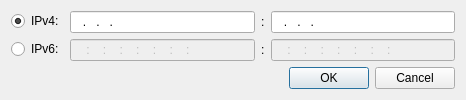
<?xml version="1.0" encoding="UTF-8"?>
<ui version="4.0">
 <class>BanPeersDialog</class>
 <widget class="QDialog" name="BanPeersDialog">
  <property name="geometry">
   <rect>
    <x>0</x>
    <y>0</y>
    <width>466</width>
    <height>96</height>
   </rect>
  </property>
  <property name="windowTitle">
   <string>Ban peers</string>
  </property>
  <layout class="QVBoxLayout" name="verticalLayout">
   <item>
    <layout class="QFormLayout" name="formLayout">
     <property name="fieldGrowthPolicy">
      <enum>QFormLayout::AllNonFixedFieldsGrow</enum>
     </property>
     <item row="0" column="0">
      <widget class="QRadioButton" name="RadioIP4_">
       <property name="text">
        <string>IPv4:</string>
       </property>
       <property name="checked">
        <bool>true</bool>
       </property>
      </widget>
     </item>
     <item row="0" column="1">
      <layout class="QHBoxLayout" name="horizontalLayout">
       <item>
        <widget class="QLineEdit" name="IP4Start_">
         <property name="inputMask">
          <string extracomment="IPv4 input mask">900.900.900.900; </string>
         </property>
        </widget>
       </item>
       <item>
        <widget class="QLabel" name="label">
         <property name="text">
          <string>:</string>
         </property>
        </widget>
       </item>
       <item>
        <widget class="QLineEdit" name="IP4End_">
         <property name="inputMask">
          <string extracomment="IPv4 input mask">900.900.900.900; </string>
         </property>
        </widget>
       </item>
      </layout>
     </item>
     <item row="1" column="0">
      <widget class="QRadioButton" name="RadioIP6_">
       <property name="text">
        <string>IPv6:</string>
       </property>
      </widget>
     </item>
     <item row="1" column="1">
      <layout class="QHBoxLayout" name="horizontalLayout_2">
       <item>
        <widget class="QLineEdit" name="IP6Start_">
         <property name="enabled">
          <bool>false</bool>
         </property>
         <property name="inputMask">
          <string extracomment="IPv6 input mask">hhhh:hhhh:hhhh:hhhh:hhhh:hhhh:hhhh:hhhh; </string>
         </property>
        </widget>
       </item>
       <item>
        <widget class="QLabel" name="label_2">
         <property name="text">
          <string>:</string>
         </property>
        </widget>
       </item>
       <item>
        <widget class="QLineEdit" name="IP6End_">
         <property name="enabled">
          <bool>false</bool>
         </property>
         <property name="inputMask">
          <string extracomment="IPv6 input mask">hhhh:hhhh:hhhh:hhhh:hhhh:hhhh:hhhh:hhhh; </string>
         </property>
        </widget>
       </item>
      </layout>
     </item>
    </layout>
   </item>
   <item>
    <widget class="QDialogButtonBox" name="buttonBox">
     <property name="orientation">
      <enum>Qt::Horizontal</enum>
     </property>
     <property name="standardButtons">
      <set>QDialogButtonBox::Cancel|QDialogButtonBox::Ok</set>
     </property>
    </widget>
   </item>
  </layout>
 </widget>
 <resources/>
 <connections>
  <connection>
   <sender>buttonBox</sender>
   <signal>accepted()</signal>
   <receiver>BanPeersDialog</receiver>
   <slot>accept()</slot>
   <hints>
    <hint type="sourcelabel">
     <x>225</x>
     <y>79</y>
    </hint>
    <hint type="destinationlabel">
     <x>157</x>
     <y>95</y>
    </hint>
   </hints>
  </connection>
  <connection>
   <sender>buttonBox</sender>
   <signal>rejected()</signal>
   <receiver>BanPeersDialog</receiver>
   <slot>reject()</slot>
   <hints>
    <hint type="sourcelabel">
     <x>293</x>
     <y>85</y>
    </hint>
    <hint type="destinationlabel">
     <x>286</x>
     <y>95</y>
    </hint>
   </hints>
  </connection>
  <connection>
   <sender>RadioIP4_</sender>
   <signal>toggled(bool)</signal>
   <receiver>IP4Start_</receiver>
   <slot>setEnabled(bool)</slot>
   <hints>
    <hint type="sourcelabel">
     <x>45</x>
     <y>23</y>
    </hint>
    <hint type="destinationlabel">
     <x>92</x>
     <y>19</y>
    </hint>
   </hints>
  </connection>
  <connection>
   <sender>RadioIP4_</sender>
   <signal>toggled(bool)</signal>
   <receiver>IP4End_</receiver>
   <slot>setEnabled(bool)</slot>
   <hints>
    <hint type="sourcelabel">
     <x>49</x>
     <y>23</y>
    </hint>
    <hint type="destinationlabel">
     <x>313</x>
     <y>21</y>
    </hint>
   </hints>
  </connection>
  <connection>
   <sender>RadioIP6_</sender>
   <signal>toggled(bool)</signal>
   <receiver>IP6Start_</receiver>
   <slot>setEnabled(bool)</slot>
   <hints>
    <hint type="sourcelabel">
     <x>47</x>
     <y>46</y>
    </hint>
    <hint type="destinationlabel">
     <x>91</x>
     <y>46</y>
    </hint>
   </hints>
  </connection>
  <connection>
   <sender>RadioIP6_</sender>
   <signal>toggled(bool)</signal>
   <receiver>IP6End_</receiver>
   <slot>setEnabled(bool)</slot>
   <hints>
    <hint type="sourcelabel">
     <x>28</x>
     <y>49</y>
    </hint>
    <hint type="destinationlabel">
     <x>335</x>
     <y>50</y>
    </hint>
   </hints>
  </connection>
 </connections>
</ui>
